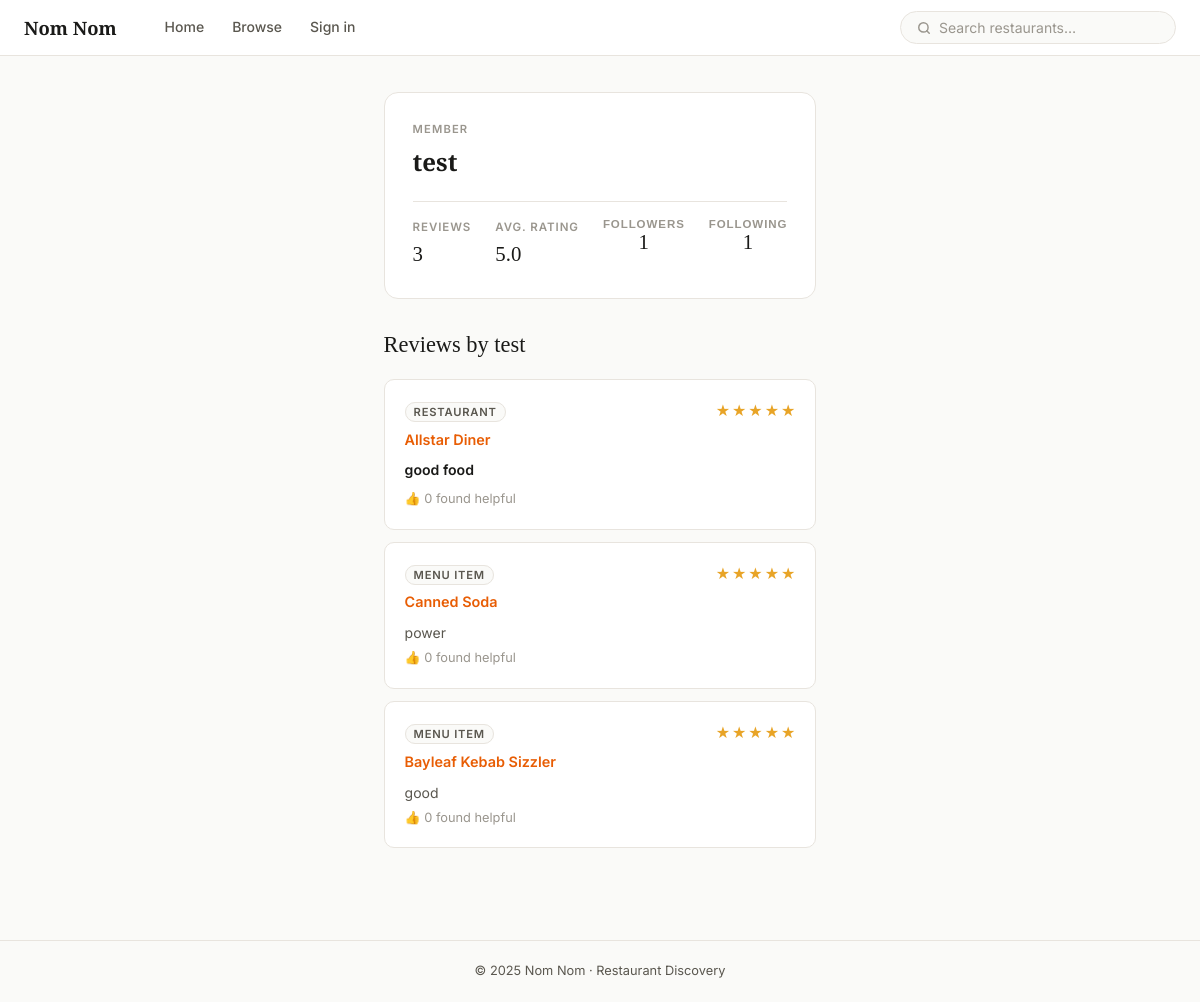
The app's page /user/test with its own data.
### tables this page shows
CREATE TABLE users (
    user_id INTEGER PRIMARY KEY AUTOINCREMENT,
    username TEXT NOT NULL UNIQUE,
    email TEXT NOT NULL UNIQUE,
    password_hash TEXT NOT NULL
);

CREATE TABLE restaurant_reviews (
    review_id INTEGER PRIMARY KEY AUTOINCREMENT,
    restaurant_id INTEGER NOT NULL,
    user_id INTEGER NOT NULL,
    rating INTEGER NOT NULL CHECK(rating BETWEEN 1 AND 5),
    title TEXT,
    content TEXT,
    upvotes INTEGER DEFAULT 0,
    UNIQUE (user_id, restaurant_id),
    FOREIGN KEY (restaurant_id) REFERENCES restaurants(restaurant_id),
    FOREIGN KEY (user_id) REFERENCES users(user_id) ON DELETE CASCADE
);

CREATE TABLE restaurants (
    restaurant_id INTEGER PRIMARY KEY AUTOINCREMENT,
    name TEXT NOT NULL,
    category_id INTEGER,
    price_range TEXT,
    full_address TEXT,
    city TEXT,
    state TEXT,
    latitude REAL,
    longitude REAL,
    avg_rating REAL DEFAULT 0.00,
    total_reviews INTEGER DEFAULT 0,
    FOREIGN KEY (category_id) REFERENCES categories(category_id)
);

CREATE TABLE menu_item_reviews (
    review_id INTEGER PRIMARY KEY AUTOINCREMENT,
    item_id INTEGER NOT NULL,
    user_id INTEGER NOT NULL,
    rating INTEGER NOT NULL CHECK(rating BETWEEN 1 AND 5),
    content TEXT,
    upvotes INTEGER DEFAULT 0,
    UNIQUE (user_id, item_id),
    FOREIGN KEY (item_id)  REFERENCES menu_items(item_id),
    FOREIGN KEY (user_id)  REFERENCES users(user_id) ON DELETE CASCADE
);

CREATE TABLE menu_items (
    item_id INTEGER PRIMARY KEY AUTOINCREMENT,
    restaurant_id INTEGER NOT NULL,
    menu_category_id INTEGER,
    name TEXT NOT NULL,
    description TEXT,
    price REAL,
    avg_rating REAL DEFAULT 0.00,
    total_reviews INTEGER DEFAULT 0,
    FOREIGN KEY (restaurant_id) REFERENCES restaurants(restaurant_id),
    FOREIGN KEY (menu_category_id) REFERENCES menu_categories(menu_category_id)
);

### web/app.py (the view)
@app.route("/user/<username>")
def public_profile(username):
    if current_user() and current_user()["username"] == username:
        return redirect(url_for("profile"))
    profile_data = db.get_public_profile(username)
    if not profile_data:
        flash("User not found.", "error")
        return redirect(url_for("home"))
    is_following = False
    follow_counts = db.get_follow_counts(profile_data["user_id"])
    if current_user():
        is_following = db.is_following(current_user()["user_id"], profile_data["user_id"])
    return render_template(
        "public_profile.html",
        profile=profile_data,
        is_following=is_following,
        counts=follow_counts,
    )

### sqlQueries.py (called while the page is built)
def get_connection() -> sqlite3.Connection:
    conn = sqlite3.connect(DB_PATH)
    conn.row_factory = sqlite3.Row
    conn.execute("PRAGMA journal_mode = WAL")
    conn.execute("PRAGMA foreign_keys = ON")
    return conn

def get_follow_counts(user_id: int) -> dict:
    with get_connection() as conn:
        followers = conn.execute(
            "SELECT COUNT(*) FROM follows WHERE followee_id=?", (user_id,)
        ).fetchone()[0]
        following = conn.execute(
            "SELECT COUNT(*) FROM follows WHERE follower_id=?", (user_id,)
        ).fetchone()[0]
    return {"followers": followers, "following": following}

### web/app.py (called while the page is built)
def current_user():
    return session.get("user")

@app.context_processor
def inject_user():
    return {"user": current_user()}

### web/templates/public_profile.html (shortened to what this page needs)
{% extends "base.html" %}
{% block content %}
<div class="profile-layout">
  <div id="profile-header">
    <div>
      <p class="eyebrow">Member</p>
      <div class="profile-name">{{ profile.username }}</div>
    </div>
    <div class="profile-stats">
      <div>
        <div class="profile-stat-label">Reviews</div>
        <div class="profile-stat-value">{{ profile.reviews|length }}</div>
      </div>
      <div>
        <div class="profile-stat-label">Avg. rating</div>
        <div class="profile-stat-value">{{ profile.avg_rating or '—' }}</div>
      </div>
      <div>
        <button class="profile-stat-btn" onclick="toggleModal('followers-modal')">
          <div class="profile-stat-label">Followers</div>
          <div class="profile-stat-value">{{ counts.followers }}</div>
        </button>
      </div>
      <div>
        <button class="profile-stat-btn" onclick="toggleModal('following-modal')">
          <div class="profile-stat-label">Following</div>
          <div class="profile-stat-value">{{ counts.following }}</div>
        </button>
      </div>
    </div>
  </div>
  <div id="reviews_container">
    <h2>Reviews by {{ profile.username }}</h2>
    {% if profile.reviews %}
      {% for review in profile.reviews %}
        <div class="review">
          <div class="review__header">
            <div>
              <span class="review__type">{{ review.review_type|replace('_',' ')|title }}</span>
              <div class="review__subject">
                <a href="{{ url_for('restaurant', rid=review.restaurant_id) }}" class="subject-link">
                  {{ review.subject }}
                </a>
              </div>
            </div>
            <div class="stars">
              {% for i in range(1,6) %}
                <span class="stars_icon {% if i <= review.rating %}filled{% endif %}">★</span>
              {% endfor %}
            </div>
          </div>
          {% if review.title %}
            <div class="review__title">{{ review.title }}</div>
          {% endif %}
          {% if review.content %}
            <p class="review__content">{{ review.content }}</p>
          {% endif %}
          <div class="review__meta">
            <span class="text-muted" style="font-size:.8rem">👍 {{ review.upvotes }} found helpful</span>
          </div>
        </div>
      {% endfor %}
    {% else %}
      <div class="empty-state">{{ profile.username }} hasn't written any reviews yet.</div>
    {% endif %}
  </div>
</div>
{% endblock %}

### web/static/styles.css (style rules this page uses)
:root { --font-display: 'Playfair Display', Georgia, serif; --font-body: 'Inter', system-ui, sans-serif; --color-bg: #FAFAF8; --color-surface: #FFFFFF; --color-border: #E8E4DE; --color-border-md: #D4CFC8; --color-text: #1A1A18; --color-text-2: #5A574F; --color-text-3: #9A968E; --color-accent: #E8A427; --color-accent-bg: #FEF7E8; --color-accent-dk: #B37D18; --color-danger: #C0392B; --color-danger-bg: #FFF0EE; --color-success: #2D6A34; --color-success-bg:#F0FBF1; --color-info-bg: #EEF4FF; --color-info: #1A4F8C; --color-warning-bg:#FFF9EC; --color-warning: #8A5D00; --star: #E8A427; --tan: #D4CFC8; --radius-sm: 6px; --radius-md: 10px; --radius-lg: 14px; --radius-pill: 999px; --shadow-sm: 0 1px 3px rgba(0,0,0,.06), 0 1px 2px rgba(0,0,0,.04); --shadow-md: 0 4px 12px rgba(0,0,0,.08); --transition: all .18s ease; --max-w: 960px; }
*, *::before, *::after { box-sizing: border-box; margin: 0; padding: 0; }
html { font-size: 16px; }
body { font-family: var(--font-body); background: var(--color-bg); color: var(--color-text); line-height: 1.6; min-height: 100vh; display: flex; flex-direction: column; }
a { color: inherit; text-decoration: none; }
h1, h2, h3, h4 { font-family: var(--font-display); font-weight: 500; line-height: 1.25; color: var(--color-text); }
h2 { font-size: 1.4rem; }
p { color: var(--color-text-2); }
.text-muted { color: var(--color-text-3); }
.eyebrow { font-size: .7rem; font-weight: 600; text-transform: uppercase; letter-spacing: .1em; color: var(--color-text-3); margin-bottom: 4px; }
.stars { display: flex; gap: 2px; align-items: center; }
.stars_icon { color: var(--tan); font-size: 1rem; }
.stars_icon.filled { color: var(--star); }
.profile-layout { max-width: var(--max-w); margin-inline: auto; padding: 36px 24px 56px; }
#profile-header { background: var(--color-surface); border: 1px solid var(--color-border); border-radius: var(--radius-lg); padding: 28px; margin-bottom: 32px; display: flex; flex-direction: column; gap: 4px; }
.profile-name { font-family: var(--font-display); font-size: 1.5rem; font-weight: 600; }
.profile-stats { display: flex; gap: 24px; margin-top: 16px; padding-top: 16px; border-top: 1px solid var(--color-border); }
.profile-stat-label { font-size: .72rem; text-transform: uppercase; letter-spacing: .08em; color: var(--color-text-3); font-weight: 600; }
.profile-stat-value { font-size: 1.3rem; font-family: var(--font-display); font-weight: 500; color: var(--color-text); }
#reviews_container, #favorites-container { margin-bottom: 36px; }
#reviews_container h2, #favorites-container h2 { margin-bottom: 20px; }
.review { background: var(--color-surface); border: 1px solid var(--color-border); border-radius: var(--radius-md); padding: 18px 20px; margin-bottom: 12px; }
.review__header { display: flex; justify-content: space-between; align-items: flex-start; gap: 8px; margin-bottom: 8px; }
.review__type { font-size: .7rem; font-weight: 600; text-transform: uppercase; letter-spacing: .07em; background: var(--color-bg); border: 1px solid var(--color-border); color: var(--color-text-2); padding: 2px 8px; border-radius: var(--radius-pill); }
.review__subject { font-weight: 600; font-size: .9rem; margin-top: 4px; }
.review__title { font-weight: 600; font-size: .88rem; margin-bottom: 4px; color: var(--color-text); }
.review__content { font-size: .875rem; color: var(--color-text-2); line-height: 1.65; }
.profile-stat-btn { background: none; border: none; padding: 0; cursor: pointer; text-align: center; color: inherit; }
.subject-link { color: var(--color-primary, #e85d04); text-decoration: none; }

### records on screen
users: username "test"
restaurant_reviews: review_type "RESTAURANT", subject "Allstar Diner", title "good food", upvotes "0"
menu_item_reviews: review_type "MENU ITEM", subject "Canned Soda", content "power", upvotes "0"
menu_item_reviews: review_type "MENU ITEM", subject "Bayleaf Kebab Sizzler", content "good", upvotes "0"

### other values on screen
{{ profile.reviews|length }} "3"
{{ profile.avg_rating or '—' }} "5.0"
{{ counts.followers }} "1"
{{ counts.following }} "1"
{{ 2025 }} "2025"
